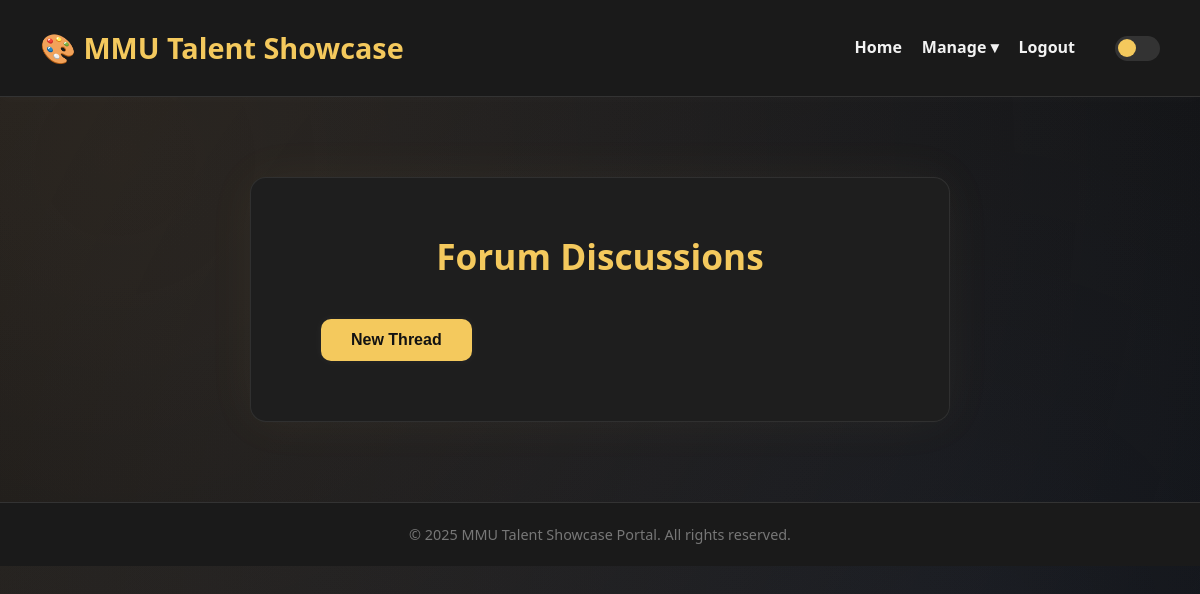
The page /forum.php (signed in) on the database as committed earlier.
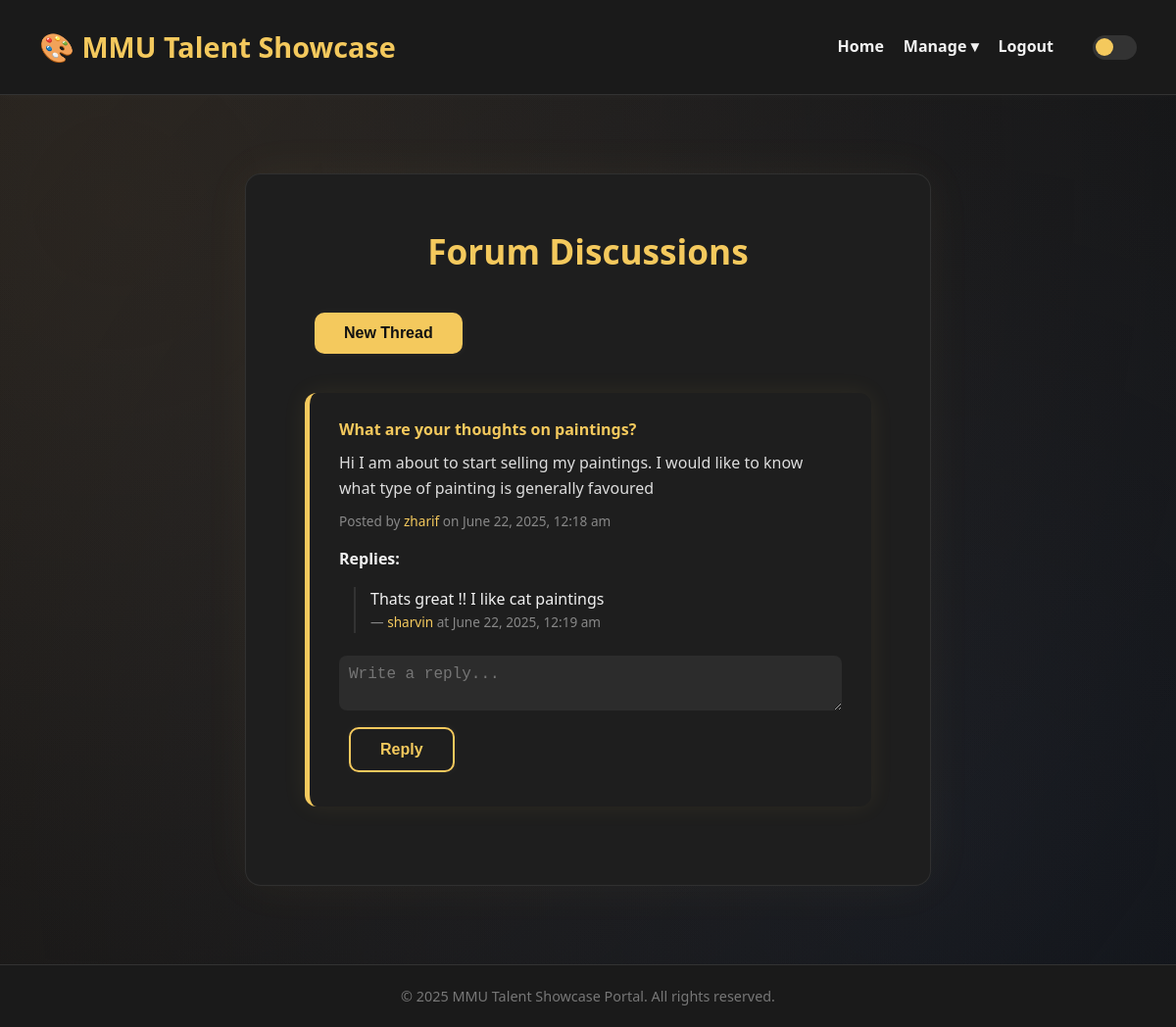
The same page on the database as committed later.
### tables this page shows
CREATE TABLE `forum_threads` (
  `thread_id` int(11) NOT NULL,
  `user_id` int(11) NOT NULL,
  `title` varchar(255) NOT NULL,
  `content` text NOT NULL,
  `created_at` datetime DEFAULT current_timestamp()
);

CREATE TABLE `users` (
  `user_id` int(11) NOT NULL,
  `username` varchar(50) NOT NULL,
  `email` varchar(100) NOT NULL,
  `password` varchar(255) NOT NULL,
  `profile_picture` varchar(255) DEFAULT NULL,
  `profile_image` varchar(255) DEFAULT NULL,
  `bio` text DEFAULT NULL,
  `is_public` tinyint(1) DEFAULT 1,
  `role` enum('admin','talent','buyer') NOT NULL DEFAULT 'talent'
);

CREATE TABLE `forum_replies` (
  `reply_id` int(11) NOT NULL,
  `thread_id` int(11) NOT NULL,
  `user_id` int(11) NOT NULL,
  `reply_content` text NOT NULL,
  `replied_at` datetime DEFAULT current_timestamp()
);

### forum.php (the view, shortened to what this page needs)
<?php
require_once 'includes/db.php';
$threads = $pdo->query("SELECT ft.*, u.username FROM forum_threads ft JOIN users u ON ft.user_id = u.user_id ORDER BY ft.created_at DESC")->fetchAll(PDO::FETCH_ASSOC);
?>
<?php include 'includes/header.php'; ?>
<div class="auth-box">
    <h2>Forum Discussions</h2>
    <button class="btn gold" type="button" onclick="toggleThreadForm()">New Thread</button>
    <?php foreach ($threads as $thread): ?>
        <div class="forum-thread">
            <div class="thread-content">
                <h4><?= htmlspecialchars($thread['title']) ?></h4>
                <p><?= nl2br(htmlspecialchars($thread['content'])) ?></p>
                <div class="meta">Posted by <a href="profile.php?user_id=<?= $thread['user_id'] ?>" style="color: #f4c95d; text-decoration: none;"><?= htmlspecialchars($thread['username']) ?></a> on <?= date("F j, Y, g:i a", strtotime($thread['created_at'])) ?></div>
                <strong>Replies:</strong>
                <?php
                $stmt = $pdo->prepare("
                    SELECT fr.*, u.username
                    FROM forum_replies fr
                    JOIN users u ON fr.user_id = u.user_id
                    WHERE fr.thread_id = ?
                    ORDER BY fr.replied_at ASC
                ");
                $stmt->execute([$thread['thread_id']]);
                $replies = $stmt->fetchAll(PDO::FETCH_ASSOC);
                ?>
                <?php if (count($replies) > 0): ?>
                    <?php foreach ($replies as $reply): ?>
                        <div class="reply">
                            <?= nl2br(htmlspecialchars($reply['reply_content'])) ?>
                            <div class="meta">— <a href="profile.php?user_id=<?= $reply['user_id'] ?>" style="color: #f4c95d; text-decoration: none;"><?= htmlspecialchars($reply['username']) ?></a> at <?= date("F j, Y, g:i a", strtotime($reply['replied_at'])) ?></div>
                        </div>
                    <?php endforeach; ?>
                <?php else: ?>
                    <p style="color: #888;">No replies yet.</p>
                <?php endif; ?>
                <form method="POST" style="margin-top: 10px;">
                    <textarea name="reply_content" placeholder="Write a reply..." rows="2" required style="width: 100%; padding: 10px; background-color: #2c2c2c; color: #fff; border-radius: 8px; border: none;"></textarea>
                    <button type="submit" name="reply_submit" class="btn outline">Reply</button>
                </form>
            </div>
        </div>
    <?php endforeach; ?>
</div>
<?php include 'includes/footer.php'; ?>

### includes/header.php (shortened to what this page needs)
<!DOCTYPE html>
<html lang="en">
<head>
    <link rel="stylesheet" href="assets/css/style.css">
</head>
<body>
<header>
    <div class="logo">
        <h2>🎨 MMU Talent Showcase</h2>
    </div>
    <nav class="nav">
    <?php if (isset($_SESSION['user'])): ?>
        <a href="index.php">Home</a>
        <?php if ($_SESSION['user']['role'] === 'talent'): ?>
            <a href="profile.php">Profile</a>
            <a href="catalogue.php">E-Catalogue</a>
            <a href="post.php">Post Talent</a>
            <a href="feedback.php">Feedback</a>
            <a href="forum.php">Forum</a>
            <a href="faq.php">FAQ</a>
            <a href="news.php">News</a>
            <a href="notifications.php">Notifications</a>
            <a href="logout.php">Logout</a>
        <?php elseif ($_SESSION['user']['role'] === 'admin'): ?>
            <div class="dropdown">
                <a href="#">Manage ▾</a>
            </div>
            <a href="logout.php">Logout</a>
        <?php endif; ?>
    <?php else: ?>
        <a href="index.php">Home</a>
        <a href="register.php">Register</a>
        <a href="login.php">Login</a>
    <?php endif; ?>
    <div class="dark-mode-toggle">
        <label class="switch">
            <span class="slider round"></span>
        </label>
    </div>
</nav>
</header>

### includes/footer.php
<footer>
    <p>&copy; <?= date('Y') ?> MMU Talent Showcase Portal. All rights reserved.</p>
</footer>
</body>
</html>

### assets/css/style.css (style rules this page uses)
* { margin: 0; padding: 0; box-sizing: border-box; }
body { font-family: 'Segoe UI', Tahoma, sans-serif; background: radial-gradient(circle at top left, #1a1a1a, #0d0d0d); color: #f1f1f1; overflow-x: hidden; position: relative; line-height: 1.6; font-size: 16px; }
body::before { content: ""; position: fixed; top: 0; left: 0; width: 100%; height: 100%; background: radial-gradient(circle at 10% 20%, rgba(255, 184, 108, 0.08), transparent), radial-gradient(circle at 80% 80%, rgba(108, 156, 255, 0.08), transparent); z-index: -1; pointer-events: none; }
header { background-color: #1a1a1a; padding: 25px 40px; display: flex; justify-content: space-between; align-items: center; border-bottom: 1px solid #333; box-shadow: 0 0 15px rgba(255, 255, 255, 0.03); }
.logo h2 { font-size: 1.8rem; color: #f4c95d; }
nav.nav { display: flex; gap: 20px; }
nav.nav a { color: #f2f2f2; text-decoration: none; font-weight: 600; transition: color 0.3s ease; }
nav.nav .dropdown a { font-weight: 600; color: #f2f2f2; text-decoration: none; }
.dropdown { position: relative; display: inline-block; }
.dropdown a { cursor: pointer; }
.btn { display: inline-block; padding: 12px 30px; font-size: 1rem; font-weight: bold; text-decoration: none; border-radius: 10px; transition: all 0.3s ease; box-shadow: 0 0 10px rgba(255, 255, 255, 0.05); margin: 10px; }
.btn.gold { background-color: #f4c95d; color: #121212; border: none; }
.btn.outline { background: transparent; color: #f4c95d; border: 2px solid #f4c95d; }
.forum-thread { background-color: #1e1e1e; border-left: 5px solid #f4c95d; padding: 25px 30px; border-radius: 12px; margin-top: 30px; margin-bottom: 30px; box-shadow: 0 0 25px rgba(244, 201, 93, 0.08); display: flex; align-items: flex-start; gap: 20px; }
.forum-thread .thread-content { flex: 1; }
.forum-thread h4 { color: #f4c95d; margin-bottom: 8px; }
.forum-thread p { margin-bottom: 10px; color: #ddd; }
.forum-thread .meta { font-size: 0.85rem; color: #888; margin-bottom: 15px; }
.forum-thread .reply { margin-left: 15px; padding-left: 15px; border-left: 2px solid #333; margin-top: 15px; }
footer { background-color: #1a1a1a; padding: 20px; text-align: center; font-size: 0.9em; color: #777; border-top: 1px solid #333; margin-top: 60px; }
.auth-box { max-width: 700px; margin: 80px auto; background-color: #1e1e1e; padding: 50px 60px; border-radius: 16px; box-shadow: 0 0 50px rgba(244, 201, 93, 0.05), 0 0 10px rgba(255, 255, 255, 0.02); border: 1px solid rgba(255, 255, 255, 0.08); backdrop-filter: blur(6px); }
.auth-box h2 { color: #f4c95d; font-size: 2.2rem; margin-bottom: 25px; text-align: center; }
.auth-box input, .auth-box select, .auth-box textarea { width: 100%; padding: 14px; margin-top: 8px; border-radius: 8px; border: none; background-color: #2c2c2c; color: #f1f1f1; font-size: 1rem; }
.auth-box a { color: #f4c95d; text-decoration: none; }
.switch { position: relative; display: inline-block; width: 50px; height: 26px; }
.slider { position: absolute; cursor: pointer; top: 0; left: 0; right: 0; bottom: 0; background-color: #ccc; transition: 0.4s; border-radius: 34px; }
.slider:before { position: absolute; content: ""; height: 20px; width: 20px; left: 3px; bottom: 3px; background-color: white; transition: 0.4s; border-radius: 50%; }
.slider { position: absolute; cursor: pointer; top: 0; left: 0; right: 0; bottom: 0; background-color: #ccc; transition: .4s; border-radius: 34px; }
.slider:before { position: absolute; content: ""; height: 20px; width: 20px; left: 4px; bottom: 3px; background-color: white; transition: .4s; border-radius: 50%; }

### includes/header.php (style rules this page uses)
.dark-mode-toggle { display: flex; align-items: center; margin-left: 20px; }
.switch { position: relative; display: inline-block; width: 45px; height: 25px; }
.slider { position: absolute; cursor: pointer; top: 0; left: 0; right: 0; bottom: 0; background-color: #333; -webkit-transition: .4s; transition: .4s; border-radius: 25px; }
.slider:before { position: absolute; content: ""; height: 18px; width: 18px; left: 3px; bottom: 3.5px; background-color: #f4c95d; -webkit-transition: .4s; transition: .4s; border-radius: 50%; }
.slider.round { border-radius: 25px; }
.slider.round:before { border-radius: 50%; }

Rows that differ between the two databases and show on the page:
added forum_threads: title "What are your thoughts on paintings?", content "Hi I am about to start selling my paintings. I would like to know what type of painting is generally favoured", user.username "zharif", created_at "June 22, 2025, 12:18 am"
added forum_replies: reply_content "Thats great !! I like cat paintings", user.username "sharvin", replied_at "June 22, 2025, 12:19 am"
